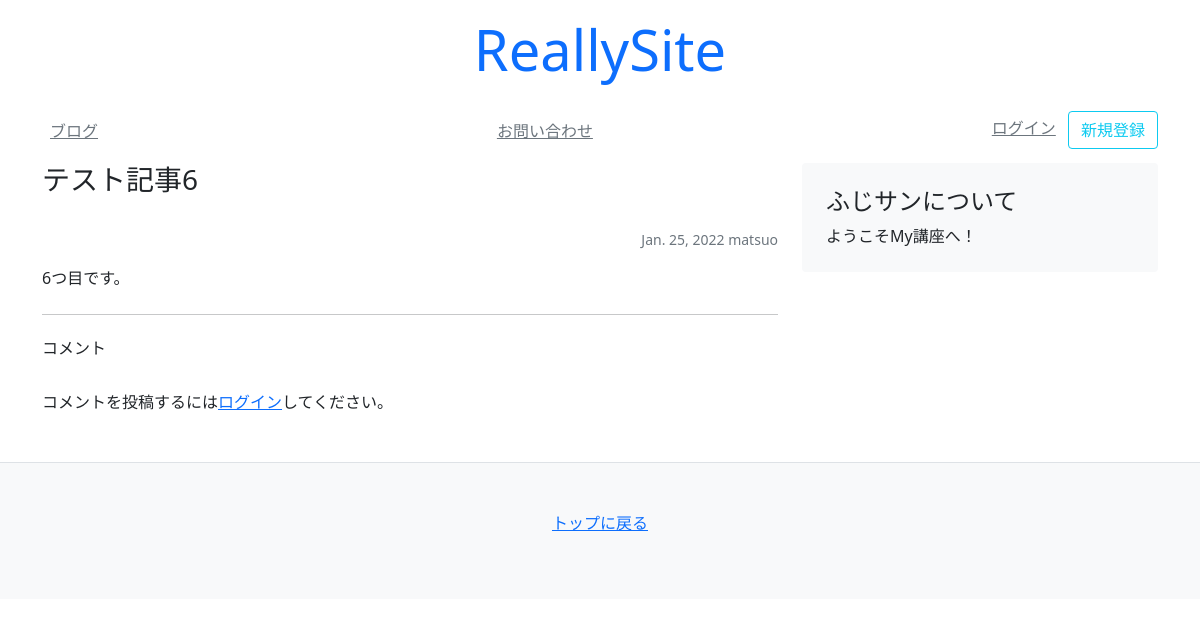
The app's page /blog/6/, older data.
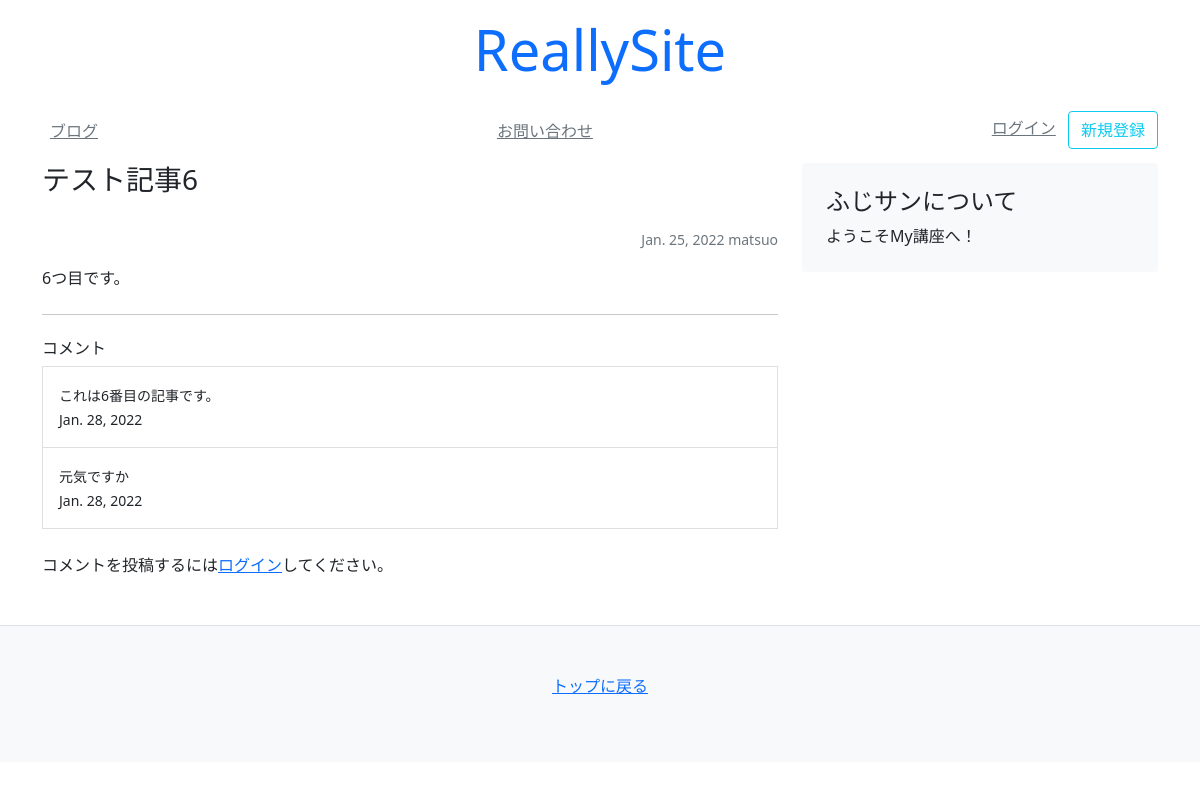
The same page, newer data.
### blog/models.py (models this page shows)
class Comment(models.Model):
    comment = models.TextField(default="", max_length=500)
    created_at = models.DateField(auto_now_add=True)
    user = models.ForeignKey(get_user_model(), on_delete=models.CASCADE)  #
    article = models.ForeignKey(Article, on_delete=models.CASCADE)

### blog/views.py (the view, shortened to what this page needs)
# urls.py: path('<slug:pk>/', views.article)
def article(request, pk):
    obj = Article.objects.get(pk=pk)
    comments = Comment.objects.filter(article=obj)
    context = {
        'article': obj,
        'comments': comments,
    }
    return render(request, 'blog/article.html', context)

### templates/blog/article.html (shortened to what this page needs)
<!DOCTYPE html>
<html lang="en">
<head>
</head>
<body>
{% extends 'mysite/base.html' %}
{% block content %}
<main class="container">
    <div class="row">
        <div class="col-md-8">
            <h3 class="pb-4 font-italic">
                {{ article.title }}
            </h3>
            <p class="small text-muted text-end">{{ article.created_at}} {{ article.author }}</p>
            <p>{{ article.text }}</p>
            <hr class="my-4">
            {% include 'mysite/snippets/comment.html'%}
        </div>
        {% include 'mysite/snippets/sidebar.html' %}
    </div>
</main>
{% endblock %}

### templates/mysite/snippets/comment.html (shortened to what this page needs)
<!DOCTYPE html>
<html lang="en">
<head>
</head>
<body>
<div>
    <h3 class="h6">コメント</h3>
    <div class="list-group">
        {% for comment in comments %}
        <a class="list-group-item list-group-item-action p-3 rounded-0">
            <p class="m-0"><small>{{comment.comment}}</small></p>
            <p class="m-0"><small>{{comment.created_at}}</small></p>
        </a>
        {% endfor %}
    </div>
    {% if user.is_authenticated %}
    <form method="POST" class="my-4">
        {% csrf_token %}
        <div class="mb-2">
            <label>コメント投稿</label>
            <textarea name="comment" class="rounded-0 bg-light form-control" rows="3"></textarea>
        </div>
        <div class="text-right">
            <button class="btn btn-sm btn-outline-success" type="submit">
                コメントする
            </button>
        </div>
    </form>
    {% else %}
    <p class="my-4">
        コメントを投稿するには<a href="/login/">ログイン</a>してください。
    </p>
    {% endif %}
</div>
</body>
</html>

Row changes from the older to the newer data that the page shows:
added Comment: comment "これは6番目の記事です。", created_at "Jan. 28, 2022"
added Comment: comment "元気ですか", created_at "Jan. 28, 2022"
